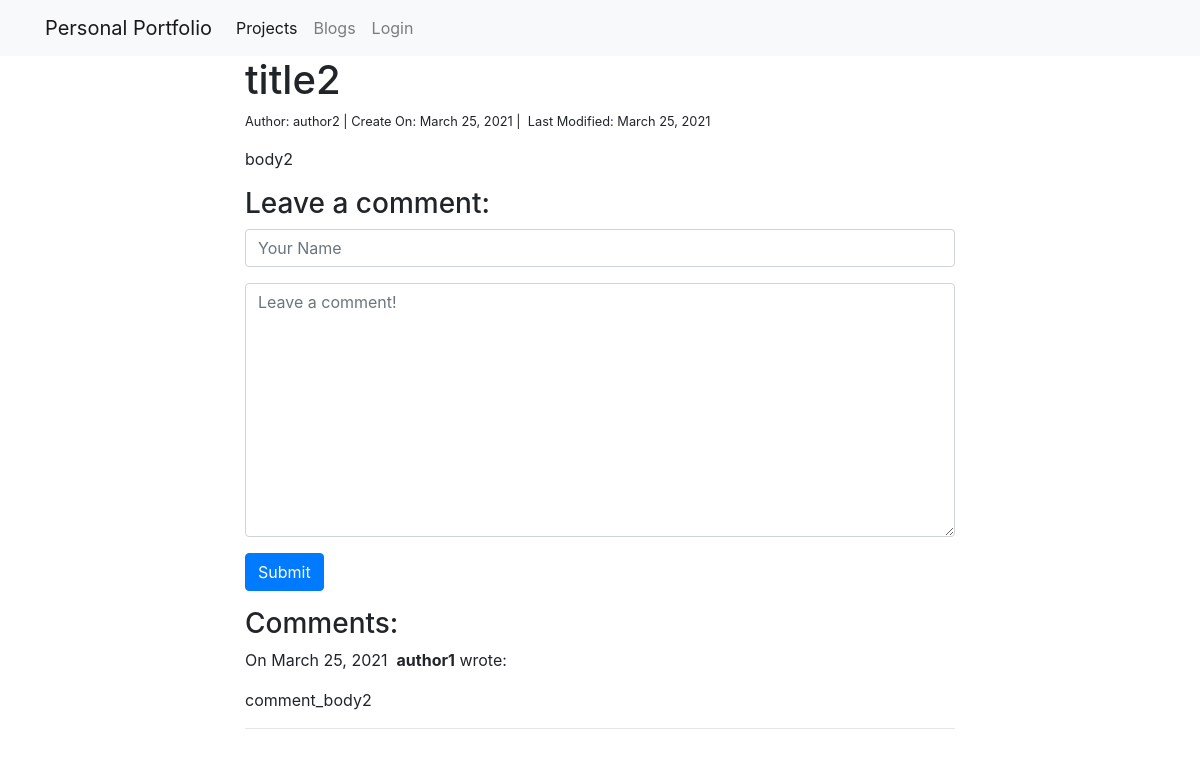
/blog/16/, run on the app's committed database.
### blog/models.py (models this page shows)
class Post(models.Model):
    title = models.CharField(max_length=255)
    body = models.TextField()
    created_on = models.DateTimeField(auto_now_add=True)
    last_modified = models.DateTimeField(auto_now=True)
    author = models.CharField(max_length=50, null=False, blank=False)

class Comment(models.Model):
    post = models.ForeignKey(Post, related_name="comments", on_delete=models.CASCADE)
    author = models.CharField(max_length=60)
    body = models.TextField()
    created_on = models.DateTimeField(auto_now_add=True)

### blog/views.py (the view, shortened to what this page needs)
# urls.py: path("<int:pk>/", blog_detail, name = "blog_detail"),
def blog_detail(request, pk):
    post = Post.objects.get(pk=pk)
    form = CommentForm()
    comments = Comment.objects.filter(post=post)
    context = {
        "post": post,
        "comments": comments,
        "form": form,
    }
    return render(request, "blog_detail.html", context)

### blog/forms.py
class CommentForm(forms.Form):
    author = forms.CharField(
        max_length=60,
        widget=forms.TextInput(attrs={
            "class": "form-control",
            "placeholder": "Your Name"
        })
    )
    body = forms.CharField(widget=forms.Textarea(
        attrs={
            "class": "form-control",
            "placeholder": "Leave a comment!"
        })
    )

### templates/blog_detail.html (shortened to what this page needs)
{% extends "base.html" %}
{% block page_content %}
<div class="col-md-8 offset-md-2">
    <h1>{{ post.title }}</h1>
    <small>
        Author: {{post.author}} | Create On: {{ post.created_on.date }} |&nbsp; Last Modified: {{post.last_modified.date}}
    </small>
    <p>{{ post.body | linebreaks }}</p>
    <h3>Leave a comment:</h3>
    <form action="/blog/{{ post.pk }}/" method="post">
        <div class="form-group">
            {{ form.author }}
        </div>
        <div class="form-group">
            {{ form.body }}
        </div>
        <button type="submit" class="btn btn-primary">Submit</button>
    </form>
    <h3>Comments:</h3>
    {% for comment in comments %}
    <p>
        On {{comment.created_on.date }}&nbsp;
        <b>{{ comment.author }}</b> wrote:
    </p>
    <p>{{ comment.body }}</p>
    <hr>
    {% endfor %}
</div>
{% endblock %}

### data on the page
Post: title "title2", author "author2", created_on "March 25, 2021", last_modified "March 25, 2021", body "body2"
Comment: created_on "March 25, 2021", author "author1", body "comment_body2"
